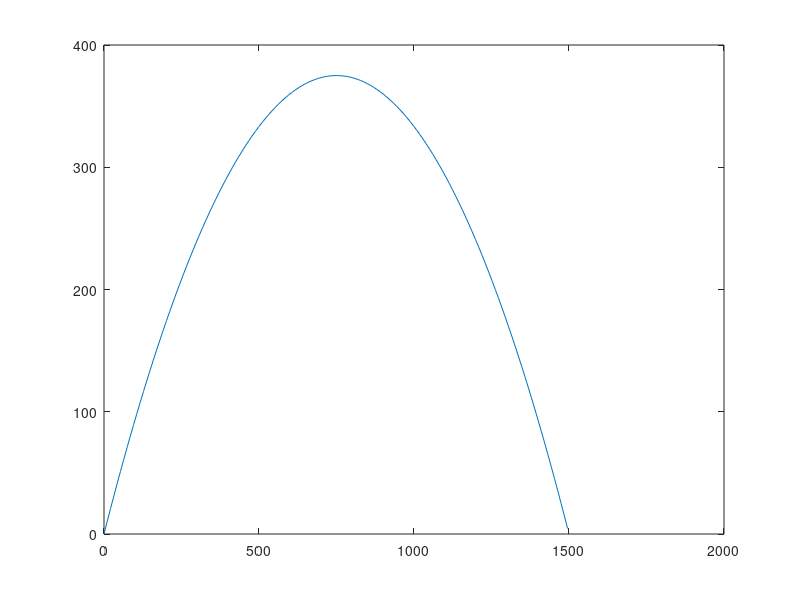

Write MATLAB code to recreate this figure.
v0_magn = 150;
vg_magn = -15;

X = @(a, t) v0_magn * cosd(a) .* t;
Y = @(a, t) 0.5 * vg_magn * t.^2 + v0_magn * sind(a) .* t;

t = 0:0.1:15;
a = 45;
posx = X(a, t);
posy = Y(a, t);

valid = posy >= 0;

plot(posx(valid), posy(valid));